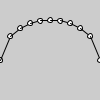
Frame 1 (no input)
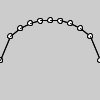
Frame 2 (the mouse pressed at the canvas centre, redrawn once)

The Processing sketch that drew these frames (run headless with seeded random() and noise(); the mouse was pressed at the canvas centre and the sketch redrawn once):

// Processing sketch: processing_106601
// ── processing_106601.pde

float[] alturas; // declara uma variável para conter um array qualquer

void setup() {
  // equação de uma circunferência, em coordenadas cartesianas
  // raio*raio = (x-a)*(x-a) + (y-b)*(y-b)
  // y = sqrt(raio*raio-(x-a)*(x-a)) 
  float raio = 5;
  float a = 5;
  float b = 5; 
  alturas = new float[11];// cria um array com 11 posições e atribuia alturas
  for (int i=0; i<alturas.length; i++)//percorre o array alturas
  {
    alturas[i] = sqrt(raio*raio-pow(i-a,2))+b ;
    println(alturas[i]);
  } // 
  noLoop();
}

void draw() {
  for (int i=0; i<alturas.length-1; i++) {
    //percorre o array alturas
    ellipse (i*10, 100-alturas[i]*8, 5, 5); 
    line(i*10, 100-alturas[i]*8, (i+1)*10, 100-alturas[i+1]*8);
  }
  ellipse ((alturas.length-1)*10, 100-alturas[alturas.length-1]*8, 5, 5);
}
